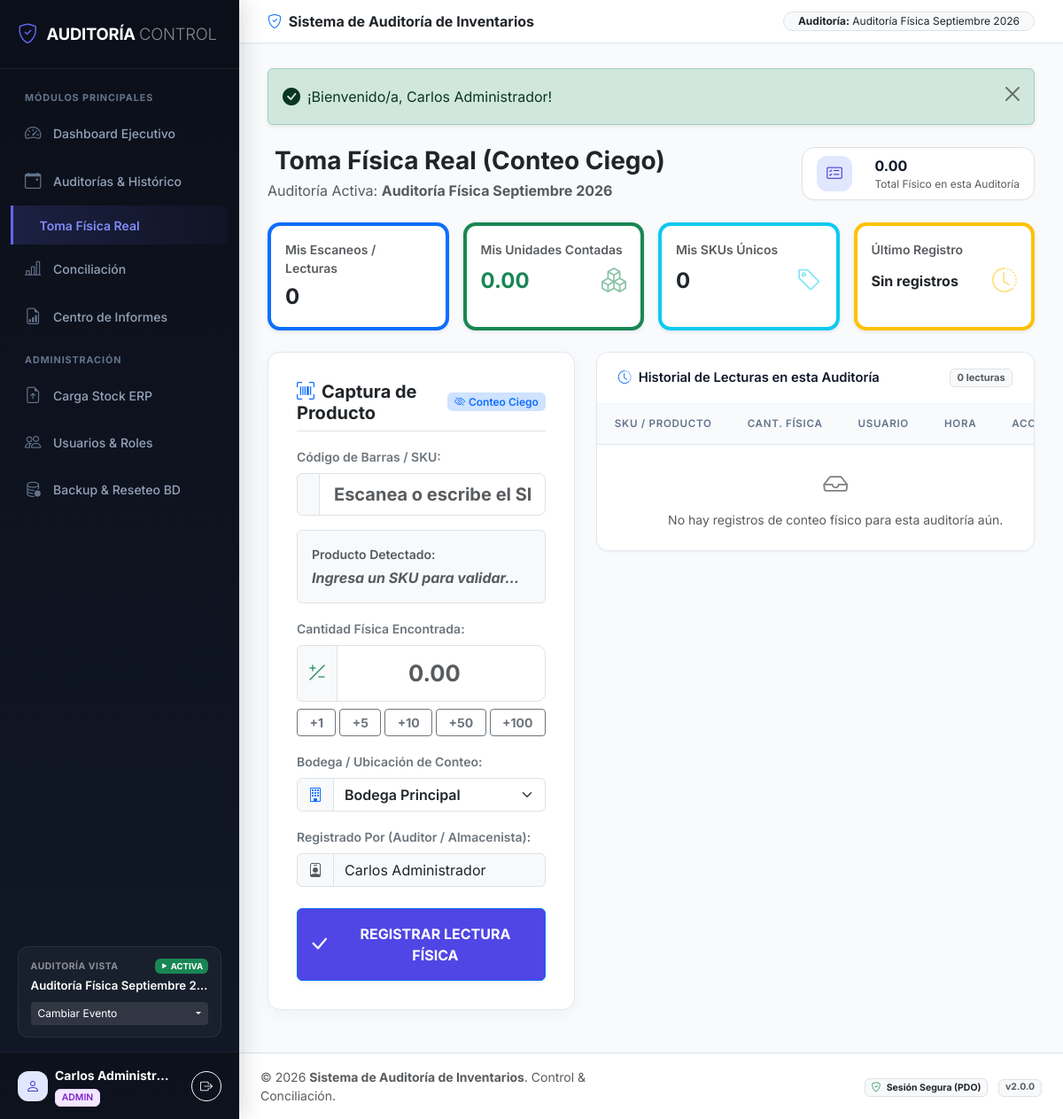
/conteo.php (signed in), run on the app's committed database.
### tables this page shows
CREATE TABLE IF NOT EXISTS `eventos_auditoria` (
  `id` INT AUTO_INCREMENT PRIMARY KEY,
  `nombre_evento` VARCHAR(150) NOT NULL,
  `bodega_sucursal` VARCHAR(100) NOT NULL DEFAULT 'Bodega Principal',
  `fecha_inicio` DATETIME DEFAULT CURRENT_TIMESTAMP,
  `fecha_cierre` DATETIME NULL,
  `estado` ENUM('activa', 'cerrada') NOT NULL DEFAULT 'activa',
  `usuario_creador` VARCHAR(100) NOT NULL DEFAULT 'Admin',
  `notas` TEXT NULL
);

### conteo.php (the view, shortened to what the rows shown need)
<?php
require_once __DIR__ . '/auth.php';
$eventoActual = obtenerEventoActivo();
$bodegaAsignadaEvento = null;
$bodegasDisponibles = [];
try {
    $pdo = getPDOConnection();
    if ($eventoActual) {
        $eventoId = $eventoActual['id'];
        $stmtBod = $pdo->prepare("SELECT DISTINCT COALESCE(bodega, 'Bodega Principal') AS bodega FROM productos_sistema WHERE evento_id = :ev ORDER BY bodega ASC");
        $stmtBod->execute([':ev' => $eventoId]);
        $bodegasDisponibles = $stmtBod->fetchAll(PDO::FETCH_COLUMN);
    }
} catch (Exception $e) {
    $error = "Error al cargar historial de conteos: " . $e->getMessage();
}
include __DIR__ . '/includes/header.php';
?>
<div class="row mb-4 align-items-center">
    <div class="col-md-7">
        <p class="text-muted mb-0 d-flex align-items-center gap-2 flex-wrap">
            <span>Auditoría Activa: <b><?= htmlspecialchars($eventoActual['nombre_evento'] ?? 'Ninguna') ?></b></span>
        </p>
    </div>
</div>
<div class="row g-4">
    <div class="col-lg-5">
        <div class="card card-custom counter-box">
            <form method="POST" action="conteo.php" id="formConteo" autocomplete="off">
                <div class="mb-3 position-relative">
                    <div class="input-group">
                        <span class="input-group-text bg-light"><i class="bi bi-barcode text-primary fs-5"></i></span>
                        <input type="text" class="form-control form-control-lg fw-bold" id="codigo_producto" name="codigo_producto" placeholder="Escanea o escribe el SKU..." required <?= ($eventoActual && $eventoActual['estado'] === 'cerrada') ? 'disabled' : 'autofocus' ?> onkeyup="buscarSugestiones(this.value)">
                    </div>
                </div>
                <div class="mb-3">
                    <div class="input-group">
                        <span class="input-group-text bg-light"><i class="bi bi-plus-slash-minus text-success fs-5"></i></span>
                        <input type="number" step="0.01" min="0.01" class="form-control input-huge text-primary" id="cantidad_fisica" name="cantidad_fisica" placeholder="0.00" required <?= ($eventoActual && $eventoActual['estado'] === 'cerrada') ? 'disabled' : '' ?>>
                    </div>
                </div>
                <div class="mb-3">
                    <div class="input-group">
                        <span class="input-group-text bg-light"><i class="bi bi-building text-primary"></i></span>
                        <select class="form-select fw-semibold" id="bodega_conteo" name="bodega_conteo" <?= ($eventoActual && $eventoActual['estado'] === 'cerrada') ? 'disabled' : '' ?>>
                            <?php if (!empty($bodegasDisponibles)): ?>
                                <?php foreach ($bodegasDisponibles as $bod): ?>
                                    <option value="<?= htmlspecialchars($bod) ?>" <?= ($bod === $bodegaAsignadaEvento) ? 'selected' : '' ?>>
                                        <?= htmlspecialchars($bod) ?> <?= ($bod === $bodegaAsignadaEvento) ? '(Tu bodega asignada)' : '' ?>
                                    </option>
                                <?php endforeach; ?>
                            <?php else: ?>
                                <option value="Bodega Principal">Bodega Principal</option>
                            <?php endif; ?>
                        </select>
                    </div>
                </div>
                <div class="mb-4">
                    <div class="input-group">
                        <span class="input-group-text bg-light"><i class="bi bi-person-badge text-muted"></i></span>
                        <input type="text" class="form-control bg-light" id="usuario_custom" name="usuario_custom" value="<?= htmlspecialchars($usuarioActual['nombre']) ?>" <?= ($eventoActual && $eventoActual['estado'] === 'cerrada') ? 'disabled' : '' ?>>
                    </div>
                </div>
            </form>
        </div>
    </div>
    <div class="col-lg-7">
        <div class="card card-custom">
            <div class="card-body p-0">
                <div class="table-responsive">
                    <table class="table table-hover table-custom align-middle mb-0">
                        <thead>
                            <tr>
                                <th>SKU / Producto</th>
                                <th class="text-center">Cant. Física</th>
                                <th>Usuario</th>
                                <th>Hora</th>
                                <th class="text-center">Acción</th>
                            </tr>
                        </thead>
                    </table>
                </div>
            </div>
        </div>
    </div>
</div>
<?php include __DIR__ . '/includes/footer.php'; ?>

### includes/header.php (shortened to what the rows shown need)
<?php
require_once __DIR__ . '/../auth.php';
$usuarioActual = obtenerUsuarioActual();
$eventoActual = obtenerEventoActivo();
$todosEventos = obtenerTodosEventos();
?>
<!DOCTYPE html>
<html lang="es">
<head>
    <link href="https://cdn.jsdelivr.net/npm/bootstrap@5.3.2/dist/css/bootstrap.min.css" rel="stylesheet">
    <link href="https://cdn.jsdelivr.net/npm/bootstrap-icons@1.11.1/font/bootstrap-icons.css" rel="stylesheet">
    <link rel="stylesheet" href="assets/css/style.css">
</head>
<body>
<div class="app-layout">
    <aside class="sidebar-wrapper no-print" id="sidebarWrapper">
        <div class="sidebar-event-card">
            <div class="d-flex justify-content-between align-items-center mb-1">
                <span class="text-uppercase text-white-50 fw-bold" style="font-size: 0.65rem; letter-spacing: 0.5px;">Auditoría Vista</span>
                <?php if ($eventoActual && $eventoActual['estado'] === 'activa'): ?>
                    <span class="badge bg-success text-white" style="font-size: 0.6rem;"><i class="bi bi-play-fill"></i> ACTIVA</span>
                <?php else: ?>
                    <span class="badge bg-secondary text-white" style="font-size: 0.6rem;"><i class="bi bi-lock-fill"></i> CERRADA</span>
                <?php endif; ?>
            </div>
            <div class="event-title mb-2" title="<?= htmlspecialchars($eventoActual['nombre_evento'] ?? 'Sin Selección') ?>">
                <?= htmlspecialchars($eventoActual['nombre_evento'] ?? 'Ninguna Seleccionada') ?>
            </div>
            <div class="dropdown">
                <button class="btn btn-dark btn-sm w-100 dropdown-toggle text-start d-flex justify-content-between align-items-center py-1 px-2 border-0" type="button" data-bs-toggle="dropdown" style="background: rgba(255,255,255,0.1); font-size: 0.75rem;">
                </button>
            </div>
        </div>
        <div class="sidebar-footer">
            <div class="d-flex align-items-center gap-2 overflow-hidden">
                <div class="overflow-hidden">
                    <div class="text-white fw-bold text-truncate small" style="max-width: 130px;"><?= htmlspecialchars($usuarioActual['nombre']) ?></div>
                    <?php
                    $roleClass = 'badge-role-almacenista';
                    if ($usuarioActual['perfil'] === 'admin') $roleClass = 'badge-role-admin';
                    ?>
                    <span class="badge <?= $roleClass ?> text-uppercase" style="font-size: 0.65rem;">
                        <?= htmlspecialchars($usuarioActual['perfil']) ?>
                    </span>
                </div>
            </div>
        </div>
    </aside>
    <div class="main-wrapper">
        <header class="topbar-custom no-print">
            <div class="d-flex align-items-center gap-2">
                <?php if ($eventoActual): ?>
                    <span class="badge bg-light text-dark border py-1.5 px-3 rounded-pill fw-normal">
                        <b>Auditoría:</b> <?= htmlspecialchars($eventoActual['nombre_evento']) ?>
                    </span>
                <?php endif; ?>
            </div>
        </header>
        <main class="main-content">

### data on the page
eventos_auditoria: nombre_evento "Auditoría Física Septiembre 2…", usuario_creador "Carlos Administr…", nombre_evento "Auditoría Física Septiembre 2026", bodega_conteo "Bodega Principal", usuario_custom "Carlos Administrador"

### other printed values
$usuarioActual['perfil'] "ADMIN"
$_SESSION['flash_success'] "¡Bienvenido/a, Carlos Administrador!"
$totalUdsContadasSesion "0.00"
$misMetricasContador['lecturas'] "0"
$misMetricasContador['unidades'] "0.00"
$misMetricasContador['skus_unicos'] "0"
count($conteosRecientes) "0"
